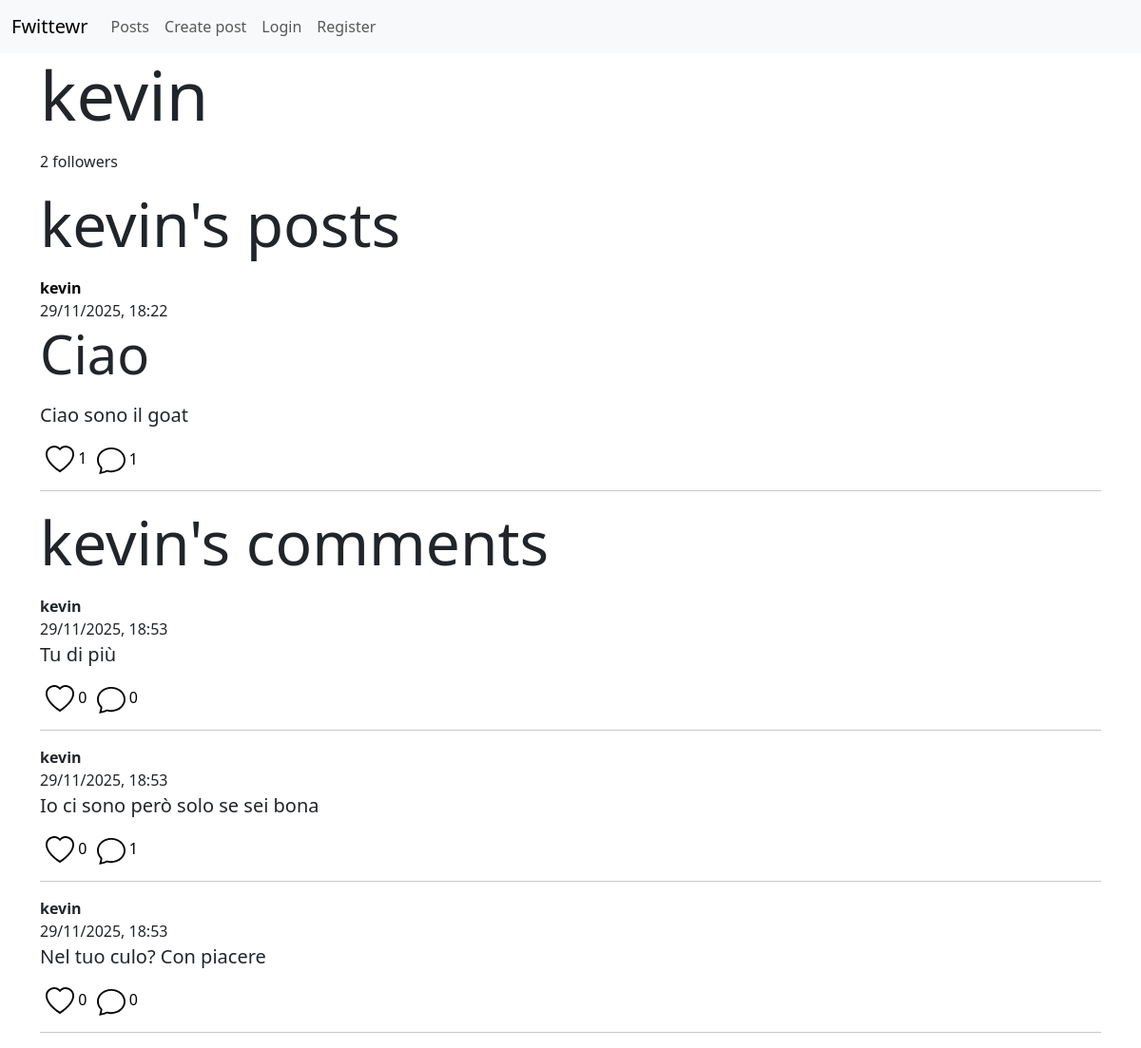
The page /show-user/1 (signed in) on the database its author committed.
### app/models.py (models this page shows)
class User(db.Model, UserMixin):
    id = db.Column(db.Integer, primary_key=True)
    username = db.Column(db.String(20), nullable=False, unique=True)
    password = db.Column(db.String(80), nullable=False)
    created_posts = db.relationship('Post', backref='user', lazy='select')
    created_comments = db.relationship('Comment', backref='user', lazy='select')
    liked_posts = db.relationship('Post', secondary=liked_posts, backref='liked_users', lazy='select')
    liked_comments = db.relationship('Comment', secondary=liked_comments, backref = 'liked_users', lazy='select')
    followers = db.relationship('User', secondary=followers,
                                primaryjoin=(followers.c.followed_user==id),
                                secondaryjoin=(followers.c.following_user==id),
                                backref='follwing', lazy='select')

class Post(db.Model):
    id = db.Column(db.Integer, primary_key=True)
    title = db.Column(db.String(50))
    content = db.Column(db.String(200), nullable=False)
    creation_date = db.Column(db.DateTime(timezone=True), default=datetime.now(timezone.utc))
    deleted = db.Column(db.Boolean, default=False)
    comments = db.relationship('Comment', backref='referenced_post', lazy='select')
    user_id = db.Column(db.Integer, db.ForeignKey('user.id'), nullable=False)

class Comment(db.Model):
    id = db.Column(db.Integer, primary_key=True)
    content = db.Column(db.String(200), nullable=False)
    creation_date = db.Column(db.DateTime(timezone=True), default=datetime.now(timezone.utc))
    deleted = db.Column(db.Boolean, default=False)
    comments = db.relationship('Comment', backref=backref('referenced_comment', remote_side=[id]), lazy='select')
    referenced_comment_id = db.Column(db.Integer, db.ForeignKey('comment.id'))
    referenced_post_id = db.Column(db.Integer, db.ForeignKey('post.id'))
    user_id = db.Column(db.Integer, db.ForeignKey('user.id'), nullable=False)
    __table_args__ = (
        CheckConstraint(
            'referenced_comment_id IS NOT NULL OR referenced_post_id IS NOT NULL',
            name='check_comment_or_post_not_null'
        ),
    )

### app/routes/home_bp.py (the view)
@home_bp.route('/show-user/<id>')
@login_required
def show_user(id):
    user = User.query.filter_by(id=id).first_or_404()
    return render_template('user/user.html', user=user)

### app/__init__.py (called while the page is built)
def create_app():
    app = Flask(__name__)
    app.config['SQLALCHEMY_DATABASE_URI'] = 'sqlite:///database.db'
    app.secret_key = 'thisisasecretkey'
    db.init_app(app)
    bcrypt.init_app(app)
    login_manager.init_app(app)
    csrf.init_app(app)
    login_manager.login_view = 'auth.login'
    @login_manager.user_loader
    def load_user(user_id):
        return User.query.get(int(user_id))
    app.register_blueprint(auth_bp)
    app.register_blueprint(home_bp)
    app.register_blueprint(errors_bp)
    app.register_blueprint(followers_bp)
    return app

### app/templates/user/user.html (shortened to what this page needs)
{% extends 'base.html' %}
{% from 'home/post-macros.html' import post_to_render, comment_to_render %}
{% block body %}
<div>
    <p class="display-2"><b>{{ user.username }}</b></p>
    <div>
        <p>{{ user.followers|length }} followers</p>
    </div>
    {% if user.created_posts %}
        <p class="display-3 mt-3">{{ user.username }}'s posts</p>
        <div class="mt-2">
        {% for post in user.created_posts | selectattr('deleted', 'equalto', False) %}
            {{ post_to_render(post) }}
        {% endfor %}
        </div>
    {% endif %}
    {% if user.created_comments %}
        <p class="display-3 mt-3">{{ user.username }}'s comments</p>
        {% for comment in user.created_comments | selectattr('deleted', 'equalto', False) %}
            {{ comment_to_render(comment) }}
        {% endfor %}
    {% endif %}
</div>
{% endblock %}

### app/templates/home/post-macros.html (shortened to what this page needs)
{% macro post_to_render(post, current_user) %}
<div class="col-12">
    <figure>
        <figcaption>
            <a href="{{ url_for('home.show_user', id=post.user.id) }}" style="color: black; text-decoration: none">
                <b>{{ post.user.username }}</b> <br>
            </a>
            {{ post.creation_date.strftime('%d/%m/%Y, %H:%M') }}
        </figcaption>
        {% if post.title %}
        <p class="display-4">{{ post.title }}</p>
        {% endif %}
        <p class="blockquote">{{ post.content }}</p>
        <button onclick="like_post(this, '{{ post.id }}')" style="background-color:transparent; border:0px">
            {% if current_user in post.liked_users %}
                <img style="width: 30px" src="{{ url_for('static', filename='icons/heart-fill.svg') }}" alt="">
            {% else %}
                <img style="width: 30px" src="{{ url_for('static', filename='icons/heart.svg') }}" alt="">
            {% endif %}
            <span>{{ post.liked_users|length }}</span>
        </button>
        <a href="{{ url_for('home.show_post_comments', id=post.id) }}" style="text-decoration: none; border:0px; color: black">
            <img style="width: 30px" src="{{ url_for('static', filename='icons/chat.svg') }}" alt="">
            <span>{{ post.comments|length }}</span>
        </a>
    </figure>
    <hr>
</div>
{% endmacro %}
{% macro comment_to_render(comment, current_user) %}
<div class="col-12">
    <figure>
        <figcaption>
            <b>{{ comment.user.username }}</b> <br>
            {{ comment.creation_date.strftime('%d/%m/%Y, %H:%M') }}
        </figcaption>
        <p class="blockquote">{{ comment.content }}</p>
        <button onclick="like_comment(this, '{{ comment.id }}')" style="background-color:transparent; border:0px">
            {% if current_user in comment.liked_users %}
                <img style="width: 30px" src="{{ url_for('static', filename='icons/heart-fill.svg') }}" alt="">
            {% else %}
                <img style="width: 30px" src="{{ url_for('static', filename='icons/heart.svg') }}" alt="">
            {% endif %}
            <span>{{ comment.liked_users|length }}</span>
        </button>
        <a style="text-decoration: none; border:0px; color: black" href="{{ url_for('home.show_comment_comments', id=comment.id) }}">
            <img style="width: 30px" src="{{ url_for('static', filename='icons/chat.svg') }}" alt="">
            <span>{{ comment.comments|length }}</span>
        </a>
    </figure>
    <hr>
</div>
{% endmacro %}

### rows shown on the page
User: username "kevin"
Post: user.username "kevin", creation_date "29/11/2025, 18:22", title "Ciao", content "Ciao sono il goat", liked_users|length "1", comments|length "1"
Comment: user.username "kevin", creation_date "29/11/2025, 18:53", content "Tu di più", liked_users|length "0", comments|length "0"
Comment: user.username "kevin", creation_date "29/11/2025, 18:53", content "Io ci sono però solo se sei bona", liked_users|length "0", comments|length "1"
Comment: user.username "kevin", creation_date "29/11/2025, 18:53", content "Nel tuo culo? Con piacere", liked_users|length "0", comments|length "0"

### other values the page prints
{{ user.followers|length }} "2"
